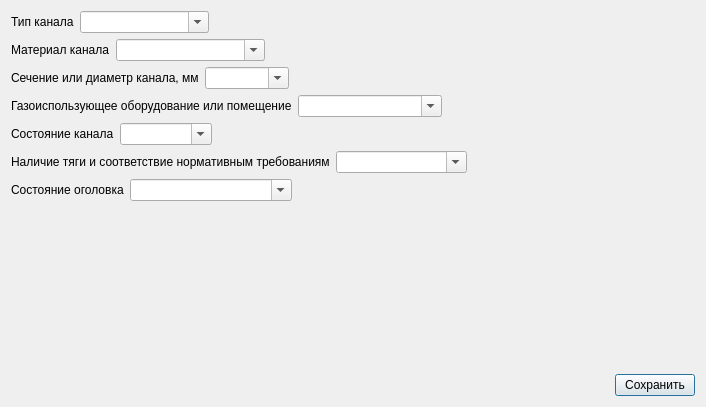
<?xml version="1.0" encoding="UTF-8"?>
<ui version="4.0">
 <class>ProverkaDialog</class>
 <widget class="QDialog" name="ProverkaDialog">
  <property name="geometry">
   <rect>
    <x>0</x>
    <y>0</y>
    <width>706</width>
    <height>407</height>
   </rect>
  </property>
  <property name="windowTitle">
   <string>Добавить строку</string>
  </property>
  <layout class="QVBoxLayout" name="verticalLayout">
   <item>
    <layout class="QHBoxLayout" name="horizontalLayout">
     <item>
      <widget class="QLabel" name="tipKanalaLabel">
       <property name="text">
        <string>Тип канала</string>
       </property>
      </widget>
     </item>
     <item>
      <widget class="QComboBox" name="tipKanalaComboBox">
       <property name="editable">
        <bool>true</bool>
       </property>
       <item>
        <property name="text">
         <string/>
        </property>
       </item>
       <item>
        <property name="text">
         <string>Вентиляционный</string>
        </property>
       </item>
       <item>
        <property name="text">
         <string>Дымовой</string>
        </property>
       </item>
      </widget>
     </item>
     <item>
      <spacer name="horizontalSpacer">
       <property name="orientation">
        <enum>Qt::Horizontal</enum>
       </property>
       <property name="sizeHint" stdset="0">
        <size>
         <width>40</width>
         <height>20</height>
        </size>
       </property>
      </spacer>
     </item>
    </layout>
   </item>
   <item>
    <layout class="QHBoxLayout" name="horizontalLayout_2">
     <item>
      <widget class="QLabel" name="materialKanalaLabel">
       <property name="text">
        <string>Материал канала</string>
       </property>
      </widget>
     </item>
     <item>
      <widget class="QComboBox" name="materialKanalaComboBox">
       <property name="editable">
        <bool>true</bool>
       </property>
       <item>
        <property name="text">
         <string/>
        </property>
       </item>
       <item>
        <property name="text">
         <string>Кирпич</string>
        </property>
       </item>
       <item>
        <property name="text">
         <string>Оцинкованная сталь</string>
        </property>
       </item>
       <item>
        <property name="text">
         <string>Нержавеющая сталь</string>
        </property>
       </item>
       <item>
        <property name="text">
         <string>Коаксиальный</string>
        </property>
       </item>
       <item>
        <property name="text">
         <string>Металл</string>
        </property>
       </item>
      </widget>
     </item>
     <item>
      <spacer name="horizontalSpacer_2">
       <property name="orientation">
        <enum>Qt::Horizontal</enum>
       </property>
       <property name="sizeHint" stdset="0">
        <size>
         <width>40</width>
         <height>20</height>
        </size>
       </property>
      </spacer>
     </item>
    </layout>
   </item>
   <item>
    <layout class="QHBoxLayout" name="horizontalLayout_3">
     <item>
      <widget class="QLabel" name="diametrKanalaLabel">
       <property name="text">
        <string>Сечение или диаметр канала, мм</string>
       </property>
      </widget>
     </item>
     <item>
      <widget class="QComboBox" name="diametrKanalaComboBox">
       <property name="editable">
        <bool>true</bool>
       </property>
       <item>
        <property name="text">
         <string/>
        </property>
       </item>
       <item>
        <property name="text">
         <string>Ø40/100</string>
        </property>
       </item>
       <item>
        <property name="text">
         <string>Ø60/100</string>
        </property>
       </item>
       <item>
        <property name="text">
         <string>Ø110/150</string>
        </property>
       </item>
       <item>
        <property name="text">
         <string>Ø100</string>
        </property>
       </item>
       <item>
        <property name="text">
         <string>Ø115</string>
        </property>
       </item>
       <item>
        <property name="text">
         <string>Ø120</string>
        </property>
       </item>
       <item>
        <property name="text">
         <string>Ø130</string>
        </property>
       </item>
       <item>
        <property name="text">
         <string>Ø135</string>
        </property>
       </item>
       <item>
        <property name="text">
         <string>Ø150</string>
        </property>
       </item>
       <item>
        <property name="text">
         <string>Ø180</string>
        </property>
       </item>
       <item>
        <property name="text">
         <string>Ø200</string>
        </property>
       </item>
      </widget>
     </item>
     <item>
      <spacer name="horizontalSpacer_3">
       <property name="orientation">
        <enum>Qt::Horizontal</enum>
       </property>
       <property name="sizeHint" stdset="0">
        <size>
         <width>40</width>
         <height>20</height>
        </size>
       </property>
      </spacer>
     </item>
    </layout>
   </item>
   <item>
    <layout class="QHBoxLayout" name="horizontalLayout_4">
     <item>
      <widget class="QLabel" name="gazoispOborudovanieLabel">
       <property name="text">
        <string>Газоиспользующее оборудование или помещение</string>
       </property>
      </widget>
     </item>
     <item>
      <widget class="QComboBox" name="gazoispOborudovanieComboBox">
       <property name="editable">
        <bool>true</bool>
       </property>
       <item>
        <property name="text">
         <string/>
        </property>
       </item>
       <item>
        <property name="text">
         <string>Котел</string>
        </property>
       </item>
       <item>
        <property name="text">
         <string>Теплогенераторная</string>
        </property>
       </item>
       <item>
        <property name="text">
         <string>Водонагреватель</string>
        </property>
       </item>
       <item>
        <property name="text">
         <string>Кухня</string>
        </property>
       </item>
      </widget>
     </item>
     <item>
      <spacer name="horizontalSpacer_4">
       <property name="orientation">
        <enum>Qt::Horizontal</enum>
       </property>
       <property name="sizeHint" stdset="0">
        <size>
         <width>40</width>
         <height>20</height>
        </size>
       </property>
      </spacer>
     </item>
    </layout>
   </item>
   <item>
    <layout class="QHBoxLayout" name="horizontalLayout_5">
     <item>
      <widget class="QLabel" name="sostoyanieKanalaLabel">
       <property name="text">
        <string>Состояние канала</string>
       </property>
      </widget>
     </item>
     <item>
      <widget class="QComboBox" name="sostoyanieKanalaComboBox">
       <property name="editable">
        <bool>true</bool>
       </property>
       <item>
        <property name="text">
         <string/>
        </property>
       </item>
       <item>
        <property name="text">
         <string>Очищен</string>
        </property>
       </item>
       <item>
        <property name="text">
         <string>Не очищен</string>
        </property>
       </item>
      </widget>
     </item>
     <item>
      <spacer name="horizontalSpacer_5">
       <property name="orientation">
        <enum>Qt::Horizontal</enum>
       </property>
       <property name="sizeHint" stdset="0">
        <size>
         <width>40</width>
         <height>20</height>
        </size>
       </property>
      </spacer>
     </item>
    </layout>
   </item>
   <item>
    <layout class="QHBoxLayout" name="horizontalLayout_6">
     <item>
      <widget class="QLabel" name="nalichieTyagiLabel">
       <property name="text">
        <string>Наличие тяги и соответствие нормативным требованиям</string>
       </property>
      </widget>
     </item>
     <item>
      <widget class="QComboBox" name="nalichieTyagiComboBox">
       <property name="editable">
        <bool>true</bool>
       </property>
       <item>
        <property name="text">
         <string/>
        </property>
       </item>
       <item>
        <property name="text">
         <string>Соответствует</string>
        </property>
       </item>
       <item>
        <property name="text">
         <string>Не соответствует</string>
        </property>
       </item>
      </widget>
     </item>
     <item>
      <spacer name="horizontalSpacer_6">
       <property name="orientation">
        <enum>Qt::Horizontal</enum>
       </property>
       <property name="sizeHint" stdset="0">
        <size>
         <width>40</width>
         <height>20</height>
        </size>
       </property>
      </spacer>
     </item>
    </layout>
   </item>
   <item>
    <layout class="QHBoxLayout" name="horizontalLayout_7">
     <item>
      <widget class="QLabel" name="sostojanieOgolovkaLabel">
       <property name="text">
        <string>Состояние оголовка</string>
       </property>
      </widget>
     </item>
     <item>
      <widget class="QComboBox" name="sostojanieOgolovkaComboBox">
       <property name="editable">
        <bool>true</bool>
       </property>
       <item>
        <property name="text">
         <string/>
        </property>
       </item>
       <item>
        <property name="text">
         <string>Исправен</string>
        </property>
       </item>
       <item>
        <property name="text">
         <string>Не исправен</string>
        </property>
       </item>
       <item>
        <property name="text">
         <string>Удовлетворительно</string>
        </property>
       </item>
       <item>
        <property name="text">
         <string>Не удовлетворительно</string>
        </property>
       </item>
      </widget>
     </item>
     <item>
      <spacer name="horizontalSpacer_7">
       <property name="orientation">
        <enum>Qt::Horizontal</enum>
       </property>
       <property name="sizeHint" stdset="0">
        <size>
         <width>40</width>
         <height>20</height>
        </size>
       </property>
      </spacer>
     </item>
    </layout>
   </item>
   <item>
    <spacer name="verticalSpacer">
     <property name="orientation">
      <enum>Qt::Vertical</enum>
     </property>
     <property name="sizeHint" stdset="0">
      <size>
       <width>20</width>
       <height>40</height>
      </size>
     </property>
    </spacer>
   </item>
   <item>
    <layout class="QHBoxLayout" name="horizontalLayout_8">
     <item>
      <spacer name="horizontalSpacer_8">
       <property name="orientation">
        <enum>Qt::Horizontal</enum>
       </property>
       <property name="sizeHint" stdset="0">
        <size>
         <width>40</width>
         <height>20</height>
        </size>
       </property>
      </spacer>
     </item>
     <item>
      <widget class="QPushButton" name="savePushButton">
       <property name="text">
        <string>Сохранить</string>
       </property>
       <property name="icon">
        <iconset resource="kcrm.qrc">
         <normaloff>:/images/ok32.png</normaloff>:/images/ok32.png</iconset>
       </property>
      </widget>
     </item>
    </layout>
   </item>
  </layout>
 </widget>
 <resources>
  <include location="kcrm.qrc"/>
 </resources>
 <connections/>
</ui>
